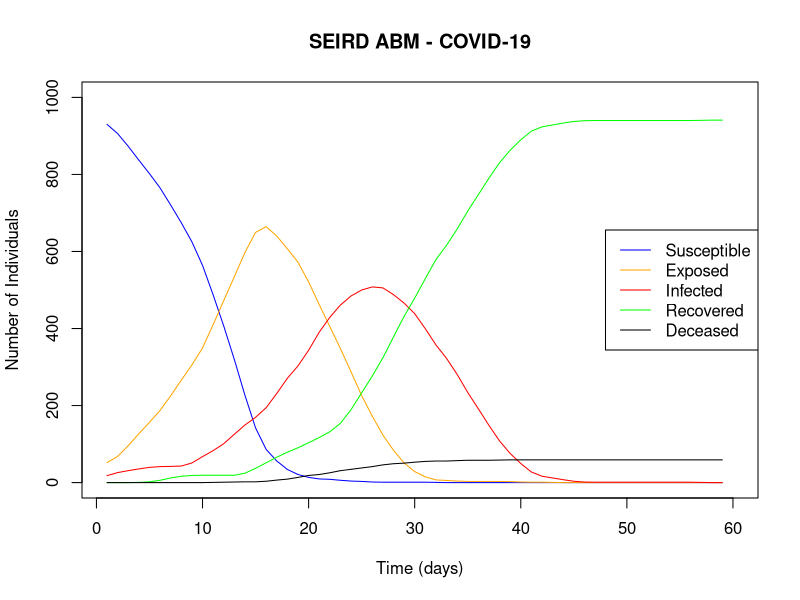

The R source for this figure:
# ABM_v5 fixes the main issue with exposed agents exposing susceptible agents
# now, only infected agents can expose susceptible agents to COVID-19.
# Other minor fixes

# -------------------------------- Functions -----------------------------------
# population size, initial_exposed, initial_infected, vaccine, social distancing
agent_generator <- function(n_pop, E0, I0, vaccine = NA, social_distancing = NA){
  # Create a population of susceptible agents
  agents <- data.frame(agent = 1:n_pop,
                       state = 'S',
                       mixing = runif(n_pop,0,1),
                       timeE = 0,
                       timeI = 0,
                       vaccination = 0,
                       social_distancing = 0,
                       stringsAsFactors = FALSE)
  # Initializing exposed and infected agents
  agents$state[1:E0] <- "E"
  # agents can be in exposed state for 14 days (+1 so that rbinom doesn't
  # return 0), randomly assigning exposure time
  agents$timeE[1:E0] <- rbinom(E0, 13, 0.5) + 1
  agents$state[(E0+1):(E0 + I0)] <- "I"
  # agents can be in infected state for 10 days (+1 so that rbinom doesn't
  # return 0) (infectious period) randomly assigning infectious time
  agents$timeI[(E0+1):(E0 + I0)] <- rbinom(I0, 9, 0.5) + 1
  # Randomly assign vaccination/social distancing status based on the specified
  # prevalence
  num_vaccinated <- round(n_pop * vaccine$prevalence)
  agents$vaccination[sample(1:n_pop, num_vaccinated)] <- 1
  num_social_distancing <- round(n_pop * social_distancing$prevalence)
  agents$social_distancing[sample(1:n_pop, num_social_distancing)] <- 1
  return(agents)
}

# Function of agents, model parameters, and simulation time
abm <- function(agents, parms, n_days, vaccine = NA, social_distancing = NA) {
  n_pop <- nrow(agents)
  # Initializing output df, all states start at 0
  output <- data.frame(S = rep(0, n_days),
                       E = rep(0, n_days),
                       I = rep(0, n_days),
                       R = rep(0, n_days),
                       D = rep(0, n_days))
  # The model cycles through every day of the simulation
  for(k in 1:n_days){
    # Move agents through time
    stateS <- (1:n_pop)[agents$state == "S"]
    stateSI <- (1:n_pop)[agents$state == "S" | agents$state == "I"]

    # Cycling through each susceptible agent
    for(i in stateS) {
      # Here, the higher number of infected individuals there are, the more 
      # likely a susceptible agent is to come in contact and become exposed
      # Determine if they like to meet others
      mix <- agents$mixing[i]
      # How many agents will they meet (Each will meet up to max_mix other agents
      # per day)

      # [2024-02-07] George:
      # For identifying how many agents they could meet, you could leverage the 
      # binomial distribution. If you want them to meet on average 7 other agents,
      # then, you could do the following:
      #
      # meet1 <- rbinom(1, size = n_pop, prob = parms$max_mix/n_pop)
      #
      # That will yield on average max_mix agents. This is only a recommendation.
      # You can keep the current approach if you want.

      meet1 <- round(mix*parms$max_mix,0) + 1
      # Grab the agents they will meet: sampling susceptible or exposed
      # individuals of size meet1, using mixing probability
      # Replace = TRUE means they could meet the same agent over and over
      meet2 <- sample(stateSI, meet1, replace = TRUE,
                      prob = agents$mixing[stateSI])

      # Cycling through the agents each susceptible person will meet
      for(j in 1:length(meet2)) {
        # Grab who they will meet
        meet1a <- agents[meet2[j], ]
        
        if(meet1a$state == "I"){
          Urand1 <- runif(1)
          # Apply social distancing if the agent practices it
          if (agents$social_distancing[i] == 1) {
            if (Urand1 < parms$S2E - social_distancing$S2E_reduction) {
              agents$state[i] <- "E"
              break
            }
          } else {
              # If not practicing social distancing, apply regular exposure
              if (Urand1 < parms$S2E) {
                agents$state[i] <- "E"
                break
              }
          }
        }
      }
    }
    # Grab agents who have been exposed and add a day to their exposure time
    stateE1 <- (1:n_pop)[agents$state == "E"]
    agents$timeE[stateE1] = agents$timeE[stateE1] + 1
    # If exposure time is greater than 14, move to recovered
    stateE2 <- (1:n_pop)[agents$state == "E" & agents$timeE > 14]
    agents$state[stateE2] <- "R"
    # Grab agents who could possibly become sick
    # Incubation days: the time it takes for an infection to develop after an
    # agent has been exposed
    stateE3 <- (1:n_pop)[agents$state == "E" &
                         agents$timeE > parms$incubation_period]
    for(i in stateE3){
      # Randomly assign whether they get sick or not based on vaccination status
      Urand1 <- runif(1)
      if (agents$vaccination[i] == 1) {
          if (Urand1 < parms$E2I - vaccine$E2I_reduction) {
            agents$state[i] <- "I"
          }
      } else {
          if (Urand1 < parms$E2I) {
            agents$state[i] <- "I"
          }
      }
    }

    # Update how long the agents have been sick
    stateI1 <- (1:n_pop)[agents$state == "I"]
    agents$timeI[stateI1] = agents$timeI[stateI1] + 1

    # [2024-02-07] George
    # Having a hard-stop at 14 days of the infection is OK, but I would also
    # randomize this. What you can do is have a prob. of recovery with mean
    # 14 days. All you need is to do the same randomization you have done for
    # other things. e.g.
    #
    # agents$state[stateI2] <- ifelse(runif(length(stateI2),0,1) < 1/14, "R", "I")
    #
    # But is all up to you.
    stateI2 <- (1:n_pop)[agents$state == "I" & agents$timeI > 14]
    agents$state[stateI2] <- "R"
    # Grab agents who have been infected for 10 days or less to see if they die
    stateI3 <- (1:n_pop)[agents$state == "I" &
                         agents$timeI < parms$infectious_period + 1]
    agents$state[stateI3] <- ifelse(
      runif(length(stateI3),0,1) > parms$I2D, "I", "D")

    output$S[k] <- length(agents$state[agents$state == "S"])
    output$E[k] <- length(agents$state[agents$state == "E"])
    output$I[k] <- length(agents$state[agents$state == "I"])
    output$R[k] <- length(agents$state[agents$state == "R"])
    output$D[k] <- length(agents$state[agents$state == "D"])
  }
  return(output)
}

# Define a function to calculate moving average
library(zoo)
smooth_lines <- function(data, window_size) {
  for (col in names(data)) {
    data[[col]] <- rollmean(data[[col]], k = window_size, align = "center",
                            fill = NA)
  }
  return(data)
}

# --------------------------- Building/Running Model ---------------------------

# Model Parameters
set.seed(123)
parms <- data.frame(max_mix = 7,  # Maximum number each agent can meet in a day
                   S2E = 0.25,  # prob_exposure
                   E2I = 0.15,  # prob_infection
                   I2D = 0.01,  # prob_death
                   incubation_period = 6, # Time between when an agent is
                                          # exposed to potentially becoming an
                                          # infectious agent
                   infectious_period = 9) # Time which an agent is infectious

vaccine_tool <- data.frame(E2I_reduction = 0.05,
                           prevalence = 0.0)
social_distancing_tool <- data.frame(S2E_reduction = 0.05,
                           prevalence = 0.0)

# Running the Model
agents <- agent_generator(n_pop = 1000, E0 = 50, I0 = 5, vaccine = vaccine_tool,
                          social_distancing = social_distancing_tool)
model <- abm(agents, parms, n_days = 60, vaccine = vaccine_tool,
             social_distancing = social_distancing_tool)

# --------------------------------- Plotting -----------------------------------

# Plotting
# Smooth the columns using a moving average with a window size of 2
smoothed_output <- smooth_lines(model, window_size = 2)
plot(smoothed_output$S, type = "l", col = "blue",
     xlab = "Time (days)",
     ylab = "Number of Individuals", main = "SEIRD ABM - COVID-19",
     ylim = c(0, 1000))
lines(smoothed_output$E, col = "orange")
lines(smoothed_output$I, col = "red")
lines(smoothed_output$R, col = "green")
lines(smoothed_output$D, col = "black")

# Add legend
legend("right", legend = c("Susceptible", "Exposed", "Infected", "Recovered",
                              "Deceased"), col = c("blue", "orange", "red",
                                                   "green", "black"), lty = 1)
